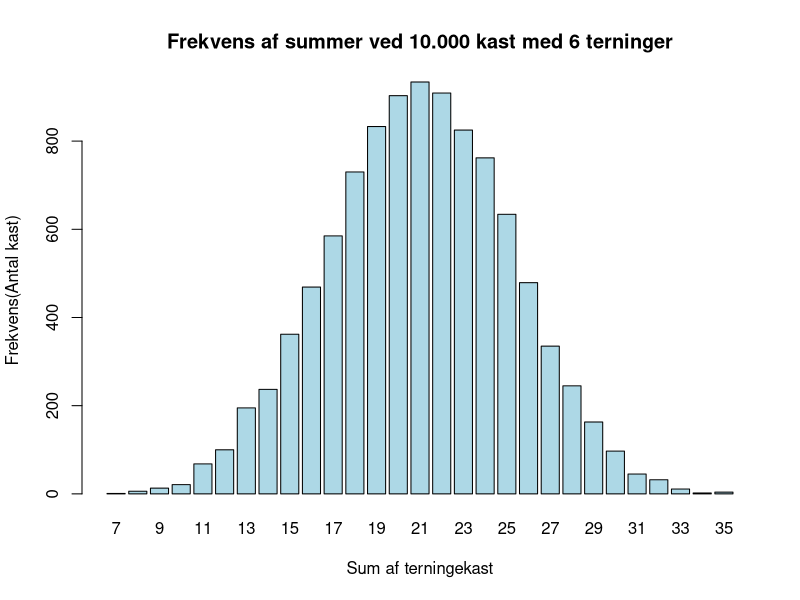
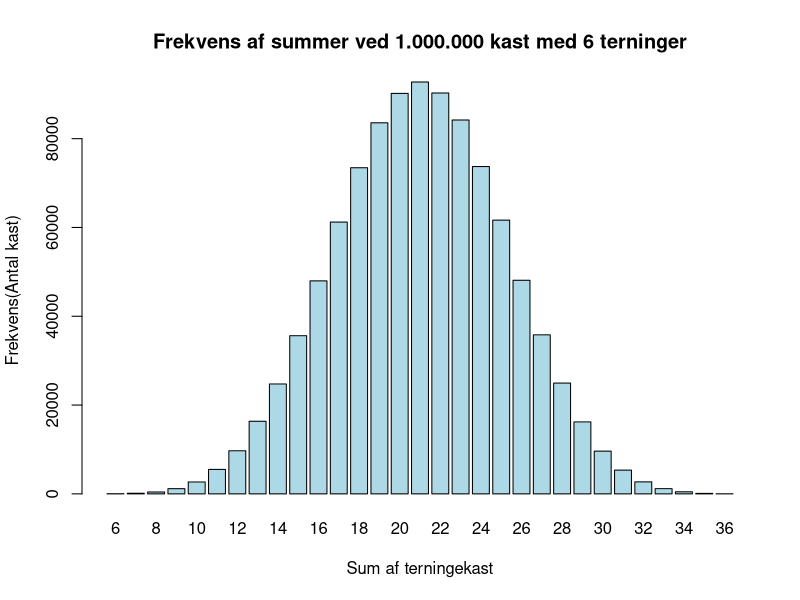

The R source for these figures, in order:
###########################################
### OPGAVE 3.1 – Funktion til terninger ###
###########################################

# 25.000 kast med en terning 
# replace = TRUE tillader at få samme slag mere end 1 gang. 
kast25000 <- function() {
  kast <- sample(1:6, size = 25000, replace = TRUE)
  
  # vis antallet af 5'ere i kastet vha. sum()
  antal_5ere <- sum(kast == 5)
  
  # sandsynligheden for at slå en 5'er - simpel matematik
  sandsynlighed_5er <- antal_5ere / 25000
  
  # Udskriv resultater i console hvis ønsket
  cat("Antal 5'ere slået:", antal_5ere, "\n")
  cat("Sandsynligheden for at slå en 5'er:", sandsynlighed_5er, "\n")
}

# kør funktion
kast25000()


###########################
### OPGAVE 3.2 – Plot I ###
###########################

# kast med 6 terninger
kast_terninger <- function() {
  # Slå med 6 terninger
  kast_resultater <- sample(1:6, size = 6, replace = TRUE)
  
  # Beregn summen af kastene
  sum_kast <- sum(kast_resultater)
  
  # Udskriv resultaterne
  cat("Resultater af terningekast:", kast_resultater, "\n")
  cat("Summen af de 6 terninger:", sum_kast, "\n")
  
  # Returner summen af kastene (optional, kan gøres hvis der skal laves yderligere beregninger
  # med summen)
  return(sum_kast)
}

# kør funktion
kast_terninger()



# gør det nu 10.000 gange
antal_kast <- 10000
resultater10000 <- replicate(antal_kast, kast_terninger())

# lav barplot
barplot(table(resultater10000),
        main = "Frekvens af summer ved 10.000 kast med 6 terninger",
        xlab = "Sum af terningekast",
        ylab = "Frekvens(Antal kast)",
        col = "lightblue",
        border = "black")



############################
### OPGAVE 3.3 – Plot II ###
############################

# gør det nu 1.000.000 gange
antal_kast2 <- 1000000
resultater1.000.000 <- replicate(antal_kast2, kast_terninger())
barplot(table(resultater1.000.000),
        main = "Frekvens af summer ved 1.000.000 kast med 6 terninger",
        xlab = "Sum af terningekast",
        ylab = "Frekvens(Antal kast)",
        col = "lightblue",
        border = "black")




########################################
### OPGAVE 3.4 – Lav dine egne data ###
########################################

# tilfældigt opstillet række 
random <- sample(c(1, 2, 3, 5, 6))

# ikke tilfældig
notrandom <- 2:6

# lav matrix vha cbind - første kolonne skal være skal være 2:6 og anden kolonne skal være tilfældig
matrix <- cbind(notrandom, random)





